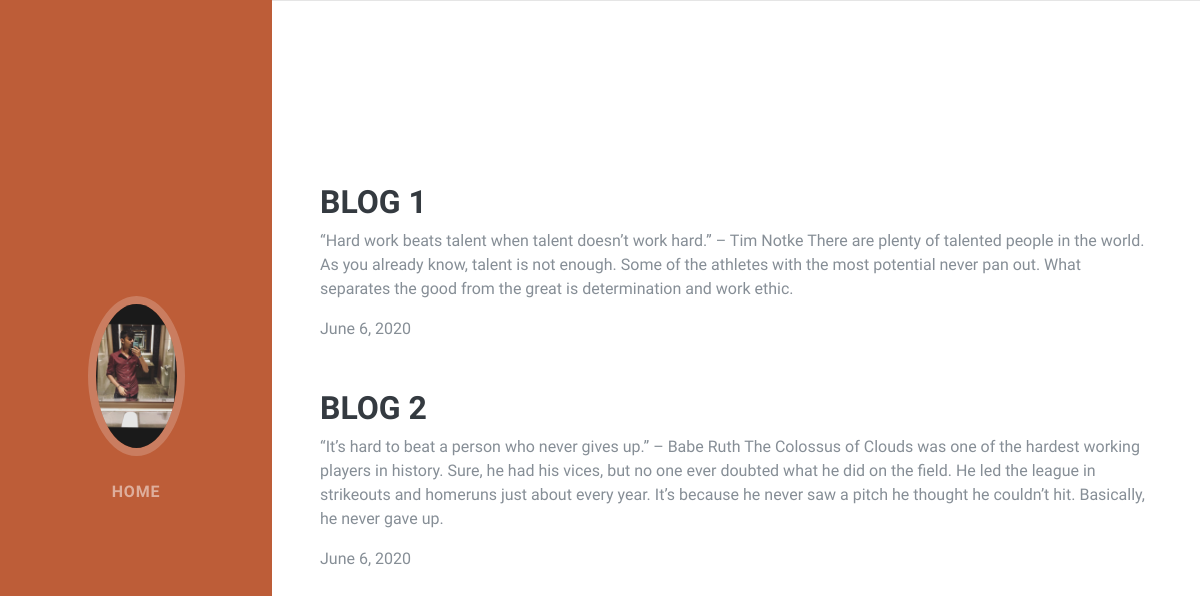
Page /blog on the committed database.
### blog/models.py (models this page shows, shortened)
class Blog(models.Model):
    title = models.CharField(max_length=50)
    description = models.TextField()
    date = models.DateField()

### blog/views.py (the view)
# urls.py: path('',views.all_blogs,name='all_blogs'),
def all_blogs(request):
    blogs = Blog.objects.order_by('-date') #newest blogs will show up first
    context = {'blogs':blogs}
    return render(request,'blog/all_blogs.html',context)

### blog/templates/blog/all_blogs.html (shortened to what this page needs)
<!DOCTYPE html>
{% load static %}
<html lang="en">
<head>
  <link href="{% static 'vendor/bootstrap/css/bootstrap.min.css' %}" rel="stylesheet">
  <link href="{% static 'vendor/fontawesome-free/css/all.min.css' %}" rel="stylesheet">
  <link href="{% static 'css/resume.min.css' %}" rel="stylesheet">
</head>
<body id="page-top">
  <nav class="navbar navbar-expand-lg navbar-dark bg-primary fixed-top" id="sideNav">
    <a class="navbar-brand js-scroll-trigger" href="#page-top">
      <span class="d-none d-lg-block">
        <img class="img-fluid img-profile rounded-circle mx-auto mb-2" src="{% static 'img/profile.jpeg' %}" alt="">
      </span>
    </a>
    <div class="collapse navbar-collapse" id="navbarSupportedContent">
      <ul class="navbar-nav">
        <li class="nav-item">
          <a class="nav-link js-scroll-trigger" href="{% url 'index' %}">Home</a>
        </li>
      </ul>
    </div>
  </nav>
    <section class="resume-section p-3 p-lg-5 d-flex align-items-center" id="interests">
      <div class="w-100">
        {% for blog in blogs %}
        <a href="{{ blog.get_absolute_url }}"><h3 class="mb-2">{{ blog.title }}</h3></a>
        <p>{{ blog.description }}</p>
        <p class="mb-0">{{ blog.date }}</p><br><br>
        {% endfor %}
      </div>
    </section>
</body>
</html>

### rows in the picture
Blog: title "BLOG 1", description "“Hard work beats talent when talent doesn’t work hard.” – Tim Notke There are plenty of talented people in the world. As you already know, talent is not enough. Some of the athletes with the most potential never pan out. What separates the good from the great is determination and work ethic.", date "June 6, 2020"
Blog: title "BLOG 2", description "“It’s hard to beat a person who never gives up.” – Babe Ruth The Colossus of Clouds was one of the hardest working players in history. Sure, he had his vices, but no one ever doubted what he did on the field. He led the league in strikeouts and homeruns just about every year. It’s because he never saw a pitch he thought he couldn’t hit. Basically, he never gave up.", date "June 6, 2020"
